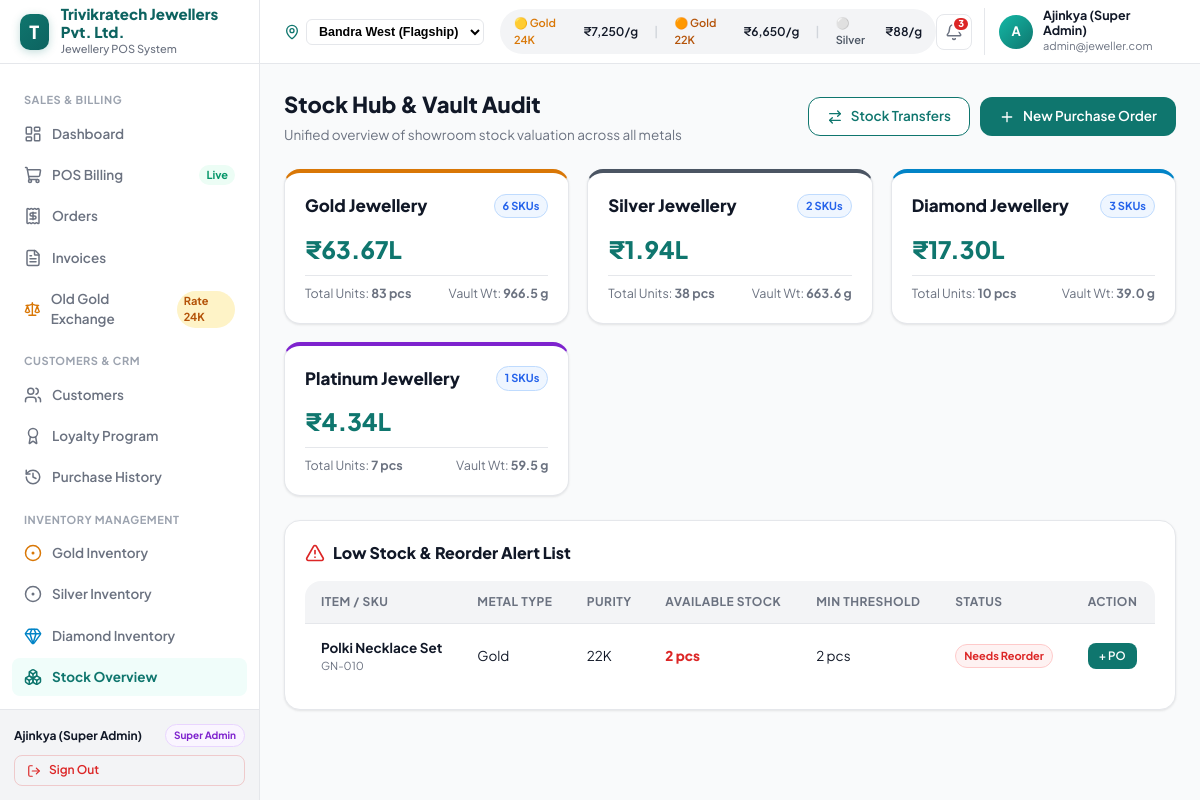
Screenshot of /stock.php (signed in) with the database file from the repository.
### tables this page shows
CREATE TABLE `products` (
  `id` INT AUTO_INCREMENT PRIMARY KEY,
  `sku` VARCHAR(50) NOT NULL UNIQUE,
  `name` VARCHAR(200) NOT NULL,
  `metal_type` ENUM('Gold', 'Silver', 'Diamond', 'Platinum') NOT NULL,
  `purity` VARCHAR(50) NOT NULL,
  `gross_weight` DECIMAL(10,3) NOT NULL,
  `stone_weight` DECIMAL(10,3) DEFAULT 0.000,
  `net_weight` DECIMAL(10,3) NOT NULL,
  `weight_unit` VARCHAR(10) DEFAULT 'g',
  `making_charges` DECIMAL(10,2) DEFAULT 0.00,
  `purchase_price` DECIMAL(12,2) NOT NULL,
  `selling_price` DECIMAL(12,2) NOT NULL,
  `category` VARCHAR(100) NOT NULL,
  `stone_details` TEXT DEFAULT NULL,
  `barcode` VARCHAR(100) NOT NULL UNIQUE,
  `stock` INT NOT NULL DEFAULT 0,
  `min_stock` INT NOT NULL DEFAULT 5,
  `image_emoji` VARCHAR(20) DEFAULT '💍',
  `image_color` VARCHAR(20) DEFAULT '#FEF3C7',
  `branch` VARCHAR(100) DEFAULT 'Bandra West',
  `created_at` TIMESTAMP DEFAULT CURRENT_TIMESTAMP,
  `updated_at` TIMESTAMP DEFAULT CURRENT_TIMESTAMP ON UPDATE CURRENT_TIMESTAMP
);

### config/helpers.php (called while the page is built, shortened)
<?php
function formatINR($amount) {
    $amount = (float)$amount;
    if ($amount >= 100000) {
        return '₹' . number_format($amount / 100000, 2) . 'L';
    }
    return '₹' . number_format($amount, 0);
}

### stock.php (the view, shortened to what this page needs)
<?php
require_once __DIR__ . '/config/helpers.php';
$db = getDBConnection();
$stockSummary = [];
try {
    $stmt = $db->query("
        SELECT
            metal_type,
            COUNT(*) as total_skus,
            SUM(stock) as total_units,
            SUM(net_weight * stock) as total_weight,
            SUM(selling_price * stock) as total_value
        FROM products
        GROUP BY metal_type
    ");
    $stockSummary = $stmt->fetchAll();
} catch (Exception $e) {}
$lowStock = [];
try {
    $stmt = $db->query("SELECT * FROM products WHERE stock <= min_stock ORDER BY stock ASC");
    $lowStock = $stmt->fetchAll();
} catch (Exception $e) {}
require_once __DIR__ . '/includes/header.php';
require_once __DIR__ . '/includes/sidebar.php';
require_once __DIR__ . '/includes/topbar.php';
?>
<div style="display: flex; justify-content: space-between; align-items: center; margin-bottom: 24px; flex-wrap: wrap; gap: 12px;">
  <div>
    <h1 style="font-size: 22px; font-weight: 800; color: #111827; margin: 0;">Stock Hub & Vault Audit</h1>
    <p style="font-size: 13.5px; color: #6B7280; margin: 4px 0 0;">Unified overview of showroom stock valuation across all metals</p>
  </div>
  <div style="display: flex; gap: 10px;">
    <a href="transfers.php" class="btn btn-secondary">
      <i data-lucide="arrow-right-left" style="width: 16px; height: 16px;"></i>
      <span>Stock Transfers</span>
    </a>
    <a href="purchase-orders.php" class="btn btn-primary">
      <i data-lucide="plus" style="width: 16px; height: 16px;"></i>
      <span>New Purchase Order</span>
    </a>
  </div>
</div>
<div style="display: grid; grid-template-columns: repeat(auto-fit, minmax(240px, 1fr)); gap: 18px; margin-bottom: 24px;">
  <?php foreach ($stockSummary as $s): ?>
    <div class="card" style="margin-bottom: 0; border-top: 4px solid <?= $s['metal_type'] === 'Gold' ? '#D97706' : ($s['metal_type'] === 'Diamond' ? '#0284C7' : ($s['metal_type'] === 'Silver' ? '#4B5563' : '#7E22CE')) ?>;">
      <div style="display: flex; justify-content: space-between; align-items: center; margin-bottom: 12px;">
        <h3 style="font-size: 17px; font-weight: 800; margin: 0;"><?= htmlspecialchars($s['metal_type']) ?> Jewellery</h3>
        <span class="badge badge-info"><?= $s['total_skus'] ?> SKUs</span>
      </div>
      <div style="font-size: 24px; font-weight: 900; color: var(--color-primary); margin-bottom: 8px;">
        <?= formatINR($s['total_value']) ?>
      </div>
      <div style="display: flex; justify-content: space-between; font-size: 12.5px; color: #6B7280; border-top: 1px solid var(--color-border); padding-top: 8px;">
        <span>Total Units: <strong><?= number_format($s['total_units']) ?> pcs</strong></span>
        <span>Vault Wt: <strong><?= number_format((float)$s['total_weight'], 1) ?> g</strong></span>
      </div>
    </div>
  <?php endforeach; ?>
</div>
<div class="card">
  <div style="display: flex; justify-content: space-between; align-items: center; margin-bottom: 16px;">
    <div style="display: flex; align-items: center; gap: 8px;">
      <i data-lucide="alert-triangle" style="width: 20px; height: 20px; color: #DC2626;"></i>
      <h3 style="font-size: 16px; font-weight: 800; margin: 0;">Low Stock & Reorder Alert List</h3>
    </div>
  </div>
  <div class="table-container" style="border: none; box-shadow: none;">
    <table class="data-table">
      <thead>
        <tr>
          <th>Item / SKU</th>
          <th>Metal Type</th>
          <th>Purity</th>
          <th>Available Stock</th>
          <th>Min Threshold</th>
          <th>Status</th>
          <th>Action</th>
        </tr>
      </thead>
      <tbody>
        <?php if (empty($lowStock)): ?>
          <tr><td colspan="7" style="text-align: center; color: #059669; padding: 20px;">✓ All products have adequate stock!</td></tr>
        <?php else: ?>
          <?php foreach ($lowStock as $item): ?>
            <tr>
              <td>
                <div style="font-weight: 700;"><?= htmlspecialchars($item['name']) ?></div>
                <div style="font-size: 11px; color: #6B7280;"><?= htmlspecialchars($item['sku']) ?></div>
              </td>
              <td><?= htmlspecialchars($item['metal_type']) ?></td>
              <td><?= htmlspecialchars($item['purity']) ?></td>
              <td style="font-weight: 800; color: #DC2626;"><?= (int)$item['stock'] ?> pcs</td>
              <td><?= (int)$item['min_stock'] ?> pcs</td>
              <td><span class="badge badge-danger">Needs Reorder</span></td>
              <td>
                <a href="purchase-orders.php" class="btn btn-primary btn-sm" style="padding: 4px 10px; font-size: 11.5px;">
                  + PO
                </a>
              </td>
            </tr>
          <?php endforeach; ?>
        <?php endif; ?>
      </tbody>
    </table>
  </div>
</div>
<?php require_once __DIR__ . '/includes/footer.php'; ?>

### assets/css/style.css (style rules this page uses)
:root { --color-primary: #0F766E; --color-primary-dark: #0d6360; --color-primary-light: #14B8A6; --color-primary-subtle:#F0FDFA; --color-accent: #D4AF37; --color-accent-light: #FDE68A; --color-accent-subtle: #FFFBEB; --color-bg: #F9FAFB; --color-surface: #FFFFFF; --color-surface-2: #F3F4F6; --color-border: #E5E7EB; --color-border-2: #D1D5DB; --color-text-1: #111827; --color-text-2: #6B7280; --color-text-3: #9CA3AF; --color-success: #059669; --color-warning: #D97706; --color-danger: #DC2626; --color-info: #2563EB; --shadow-xs: 0 1px 2px rgba(0,0,0,0.05); --shadow-sm: 0 1px 3px rgba(0,0,0,0.06), 0 1px 2px rgba(0,0,0,0.04); --shadow-md: 0 4px 16px rgba(0,0,0,0.06), 0 1px 4px rgba(0,0,0,0.04); --shadow-lg: 0 8px 32px rgba(0,0,0,0.08), 0 2px 8px rgba(0,0,0,0.04); --shadow-xl: 0 20px 40px rgba(0,0,0,0.12); --radius-sm: 8px; --radius-md: 12px; --radius-lg: 16px; --radius-xl: 20px; --sidebar-width: 260px; --topbar-height: 64px; }
*, *::before, *::after { box-sizing: border-box; margin: 0; padding: 0; }
body { font-family: 'Plus Jakarta Sans', -apple-system, BlinkMacSystemFont, 'Segoe UI', Roboto, sans-serif; background-color: var(--color-bg); color: var(--color-text-1); font-size: 14px; line-height: 1.5; -webkit-font-smoothing: antialiased; }
a { color: inherit; text-decoration: none; }
.card { background: var(--color-surface); border: 1px solid var(--color-border); border-radius: var(--radius-lg); box-shadow: var(--shadow-sm); padding: 20px; margin-bottom: 20px; }
.btn { display: inline-flex; align-items: center; justify-content: center; gap: 8px; font-family: inherit; font-size: 13.5px; font-weight: 600; border-radius: var(--radius-md); padding: 9px 18px; border: 1px solid transparent; cursor: pointer; transition: all 0.2s ease; line-height: 1.4; }
.btn-primary { background: var(--color-primary); color: #FFFFFF; }
.btn-secondary { background: #FFFFFF; color: var(--color-primary); border-color: var(--color-primary); }
.btn-sm { padding: 6px 12px; font-size: 12px; border-radius: var(--radius-sm); }
.badge { display: inline-flex; align-items: center; gap: 4px; padding: 3px 8px; border-radius: 999px; font-size: 11px; font-weight: 700; }
.badge-danger { background: #FEF2F2; color: #DC2626; border: 1px solid #FECACA; }
.badge-info { background: #EFF6FF; color: #2563EB; border: 1px solid #BFDBFE; }
.table-container { overflow-x: auto; background: #FFFFFF; border: 1px solid var(--color-border); border-radius: var(--radius-lg); box-shadow: var(--shadow-sm); }
.data-table { width: 100%; border-collapse: collapse; text-align: left; font-size: 13.5px; }
.data-table th { background: var(--color-surface-2); padding: 12px 16px; font-size: 12px; font-weight: 700; text-transform: uppercase; letter-spacing: 0.04em; color: var(--color-text-2); border-bottom: 1px solid var(--color-border); }
.data-table td { padding: 14px 16px; border-bottom: 1px solid var(--color-border); color: var(--color-text-1); }
.data-table tr:last-child td { border-bottom: none; }

### rows the page displays
products: name "Polki Necklace Set", sku "GN-010", metal_type "Gold", purity "22K", stock "2", min_stock "2"

### other values shown
getSetting('store_name', 'Trivikratech POS') "Trivikratech Jewellers Pvt. Ltd."
$currentUser['name'] "Ajinkya (Super Admin)"
$currentUser['role'] "Super Admin"
$gold24k "7,250"
$gold22k "6,650"
$silverRate "88"
$unreadCount "3"
substr($currentUser['name'] ?? 'A', 0, 1) "A"
$currentUser['email'] "admin@jeweller.com"
$s['metal_type'] "Gold"
$s['total_skus'] "6"
formatINR($s['total_value']) "₹63.67L"
$s['total_units'] "83"
$s['total_weight'] "966.5"
$s['metal_type'] "Silver"
